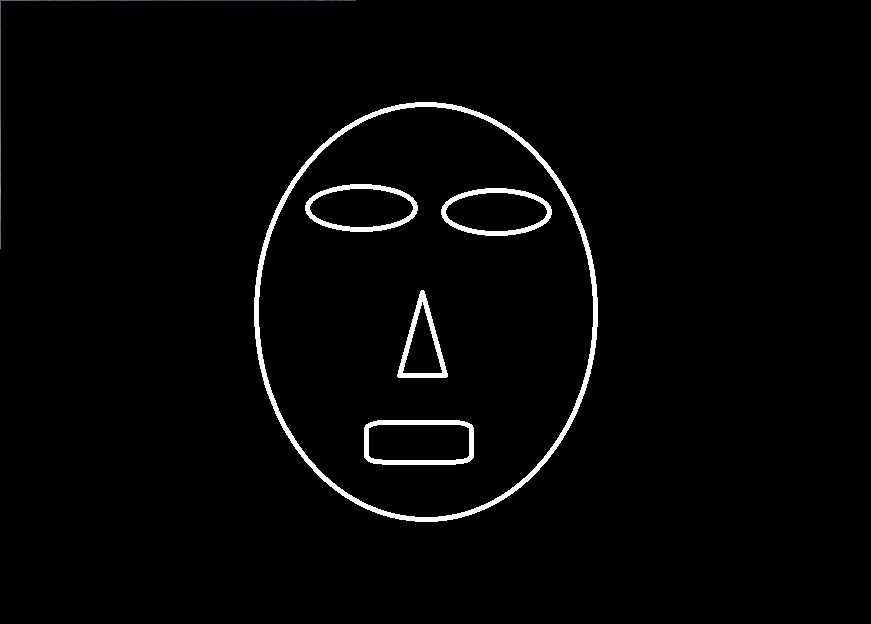
//> input picture code/Opencv-Tutorials/img/1.jpg, 871 x 624 px
$ ./mycv   (built with g++ and OpenCV 4)
//> lines starting //> are read from the running program, lines starting //| are printed output that depends on the picture; after the words box and inside, x2 and y2 are one past the last pixel; in counts of white or black regions, pixels touching at a corner belong together
/**
work by yafeng
*/
#include "stdafx.h"
#include "opencv2/opencv.hpp"
#include <iostream>
#include <iomanip>
using namespace std;
using namespace cv;


/*
图像像素操作：
*/

// [181 lines left out: functions set_value, gammm, elbp, clacHimg, FeatureConv, not called in this run]


/*图像格式转换*/
#include <direct.h>
#include <io.h>
// [46 lines left out: functions con_vert, show_num, not called in this run]

double get_d_point(Point p1, Point p2)
{

	double d = sqrt((p1.x - p2.x)*(p1.x - p2.x) + (p1.y - p2.y)*(p1.y - p2.y));
	return d;
}

double get_rot_angle(Mat& src)
{
	Mat srcImg;
	double angle = 0;
	cvtColor(src, srcImg, CV_BGR2GRAY);
	threshold(srcImg, srcImg, 150, 255, CV_THRESH_BINARY);
	vector<vector<Point>> contours;
	vector<Vec4i> hierarcy;
	findContours(srcImg, contours, hierarcy, CV_RETR_EXTERNAL, CV_CHAIN_APPROX_NONE);
	Mat rotate_dstImage;
	Mat rot_mat(2, 3, CV_32FC1);
	for (int i = 0; i < contours.size(); i++)
	{
		drawContours(src, contours, i, Scalar(0, 255, 0), 2, 8);
		RotatedRect rect = minAreaRect(contours[i]);
		Point2f p[4];
		rect.points(p);
		Point center = rect.center;
		double scale = 1;

		for (int j = 0;j <= 3;j++)
		{
			line(src, p[j], p[(j + 1) % 4], Scalar(0, 0, 255), 2);

		}
		double d1 = get_d_point(p[0], p[3]);
		double d2 = get_d_point(p[2], p[3]);

		angle = (d1 > d2) ? rect.angle : rect.angle + 90; //+ 90.0


	}

	return angle;

}

Mat rot(Mat& src, double src_angle)
{
	Mat srcImg;
	cvtColor(src, srcImg, CV_BGR2GRAY);
	threshold(srcImg, srcImg, 150, 255, CV_THRESH_BINARY);
	vector<vector<Point>> contours;
	vector<Vec4i> hierarcy;
	findContours(srcImg, contours, hierarcy, CV_RETR_EXTERNAL, CV_CHAIN_APPROX_NONE);
	Mat rotate_dstImage;
	Mat rot_mat(2, 3, CV_32FC1);
	for (int i = 0; i < contours.size(); i++)
	{
		drawContours(src, contours, i, Scalar(0, 255, 0), 2, 8);
		RotatedRect rect = minAreaRect(contours[i]);
		Point2f p[4];
		rect.points(p);
		Point center = rect.center;

		double scale = 1;


		for (int j = 0;j <= 3;j++)
		{
			line(src, p[j], p[(j + 1) % 4], Scalar(0, 0, 255), 2);

			//show_num(src, p[j], j);
			//cout << j << ":" << p[j] << endl;
		}
		double d1 = get_d_point(p[0], p[3]);
		double d2 = get_d_point(p[2], p[3]);

		double angle = (d1 > d2) ? rect.angle : rect.angle + 90; //+ 90.0

		cout << i << ":" << angle << endl;
		rot_mat = getRotationMatrix2D(center, -(src_angle - angle), scale);

	}

	warpAffine(src, rotate_dstImage, rot_mat, src.size());

	return rotate_dstImage;
}

int main(int argc, char** argv)
{

	// [14 lines of commented-out code are left out]

	Mat img = imread("1.jpg", 1);
//> img is the input picture: 624 rows x 871 cols, CV_8UC3; mean B, G, R 5.2, 5.2, 5.2
	double angle = get_rot_angle(img);
//> in get_rot_angle, `threshold(srcImg, srcImg, 150, 255, CV_THRESH_BINARY);`:
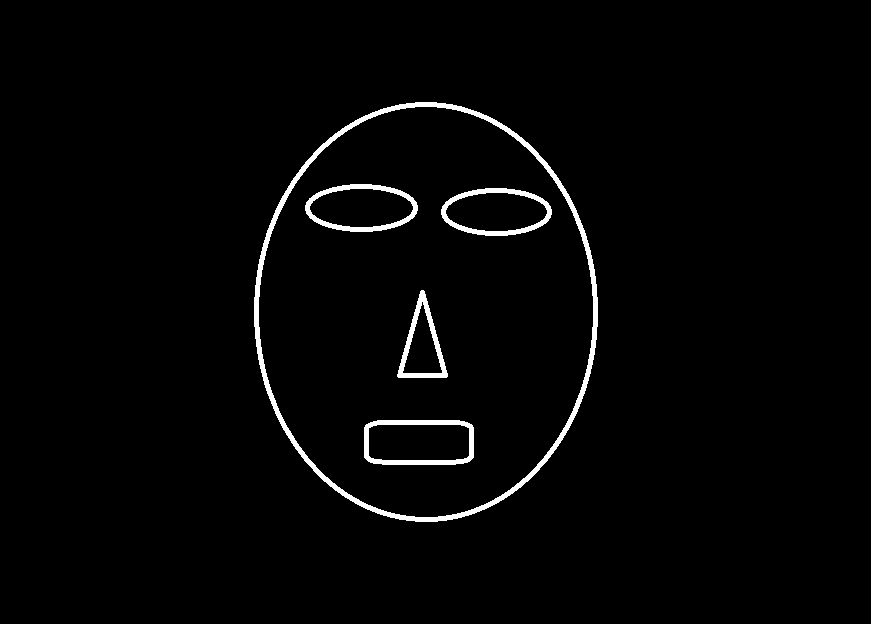
//> srcImg: 624 rows x 871 cols, CV_8UC1; 2% white; 5 white regions
//> in get_rot_angle, `findContours(srcImg, contours, hierarcy, CV_RETR_EXTERNAL, CV_CHAIN_AP..`: contours = 1 contour; box (x1, y1, x2, y2) and area: (254, 102, 598, 522) 112920
//> the loop in get_rot_angle, `for (int i = 0; i < contours.size(); i++)` made 1 pass
//> (rect, center, d in get_d_point, d1, d in get_d_point (second call), d2, angle) on pass 1: (centre (425.5, 311.5), size (419, 343), angle -90, Point(426, 312), 419, 419, 343, 343, -90)
//> after the loop in get_rot_angle, `for (int i = 0; i < contours.size(); i++)`:
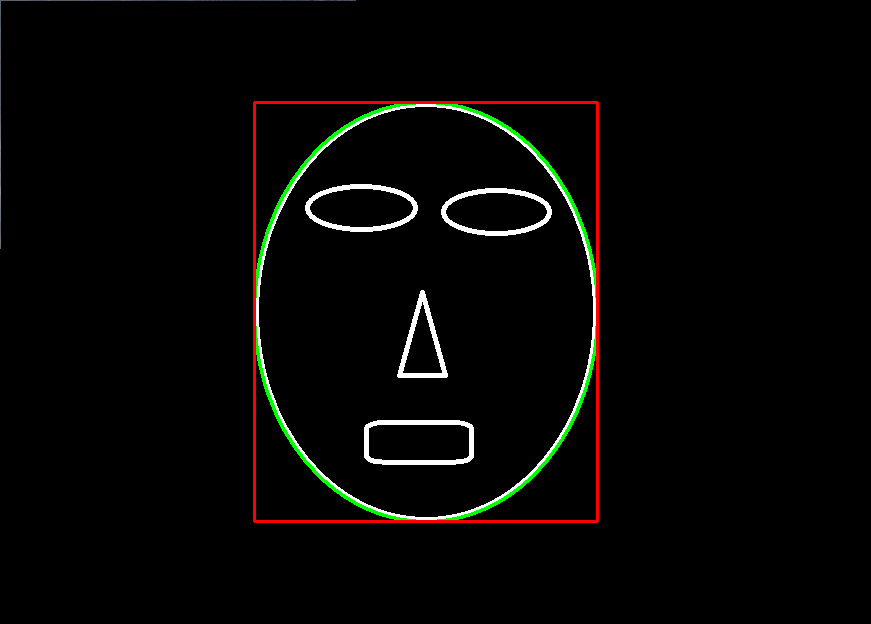
//> src: 624 rows x 871 cols, CV_8UC3; 1.5% of pixels changed, all inside (x1, y1, x2, y2) = (253, 101, 599, 523)
//> angle = -90
	imshow("src", img);

	Mat img2 = imread("3.jpg", 1);
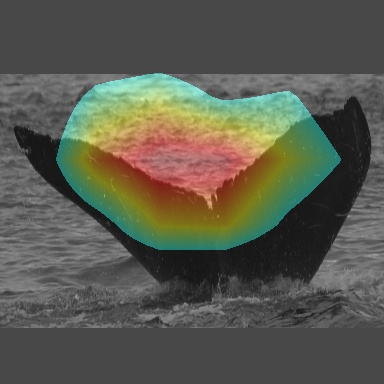
//> input picture code/kaggle/whale/vis/3.jpg, 384 x 384 px
//> img2 is the input picture: 384 rows x 384 cols, CV_8UC3; mean B, G, R 78.7, 90.4, 89.5
	Mat dst2 = rot(img2, angle);
//> in rot, `cvtColor(src, srcImg, CV_BGR2GRAY);`:
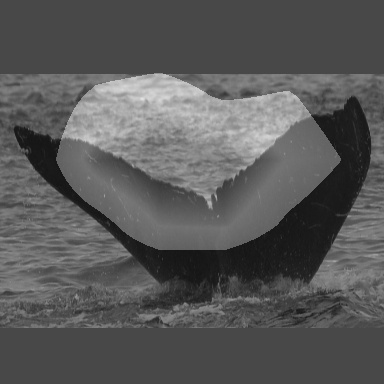
//> srcImg: 384 rows x 384 cols, CV_8UC1; min 17, max 225, mean 88.8
//> in rot, `threshold(srcImg, srcImg, 150, 255, CV_THRESH_BINARY);`:
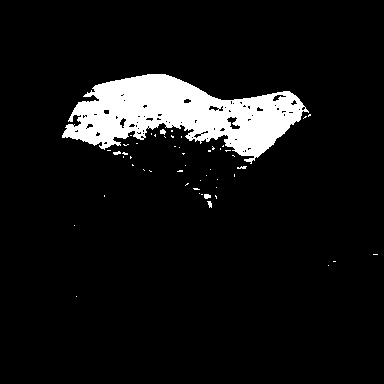
//> srcImg: 384 rows x 384 cols, CV_8UC1; 7.8% white; 52 white regions (46 under 20 px)
//> in rot, `findContours(srcImg, contours, hierarcy, CV_RETR_EXTERNAL, CV_CHAIN_AP..`: contours = 52 contours, 51 with area under 20; largest, box (x1, y1, x2, y2) and area: (62, 74, 309, 164) 11354
//> the loop in rot, `for (int i = 0; i < contours.size(); i++)` made 52 passes
//> (rect, center, d in get_d_point, d1, d in get_d_point (second call), d2, angle, rot_mat) on passes 6, 7, 8, 10: (centre (209.6, 203.8), size (3.2, 7), angle -18.4, Point(210, 204), 3.16, 3.16, 7.28, 7.28, 71.57, [[-0.949, 0.316, 344.7], [-0.316, -0.949, 463.9]]), (centre (215.7, 196.4), size (0.9, 3.1), angle -26.6, Point(216, 196), 1, 1, 3.61, 3.61, 63.43, [[-0.894, 0.447, 321.5], [-0.447, -0.894, 467.9]]), (centre (104, 195.5), size (1, 0), angle -90, Point(104, 196), 1, 1, 0, 0, -90, [[1, 0, 0], [0, 1, 0]]), (centre (201.5, 194), size (0, 1), angle -90, Point(202, 194), 0, 0, 1, 1, 0, [[6.12e-17, 1, 8], [-1, 6.12e-17, 396]])
//> (rect, d in get_d_point, d1, d in get_d_point (second call), d2, angle, rot_mat) on passes 2, 3, 4, 9, 11, 13: (centre (328, 265), size (0, 0), angle -90, 0, 0, 0, 0, 0, [[6.12e-17, 1, 63], [-1, 6.12e-17, 593]]), (centre (334, 261), size (0, 2), angle -90, 0, 0, 2, 2, 0, [[6.12e-17, 1, 73], [-1, 6.12e-17, 595]]), (centre (375, 254), size (0, 4), angle -90, 0, 0, 4, 4, 0, [[6.12e-17, 1, 121], [-1, 6.12e-17, 629]]), (centre (207, 196), size (4, 6), angle -90, 4, 4, 6, 6, 0, [[6.12e-17, 1, 11], [-1, 6.12e-17, 403]]), (centre (199, 193), size (0, 0), angle -90, 0, 0, 0, 0, 0, [[6.12e-17, 1, 6], [-1, 6.12e-17, 392]]), (centre (216, 187), size (0, 0), angle -90, 0, 0, 0, 0, 0, [[6.12e-17, 1, 29], [-1, 6.12e-17, 403]])
//| 0:0
//| 1:0
//| 2:0
//| 3:0
//| 4:0
//| 5:71.565
//| 6:63.4349
//| 7:-90
//> (output is shown up to pass 8 of 52)
//> after the loop in rot, `for (int i = 0; i < contours.size(); i++)`:
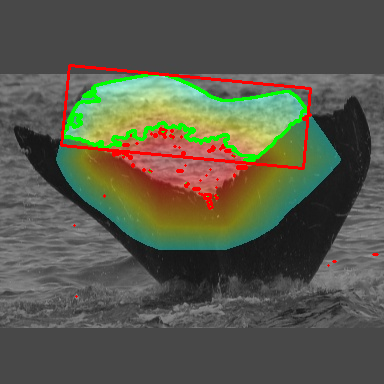
//> src: 384 rows x 384 cols, CV_8UC3; 3.63% of pixels changed, all inside (x1, y1, x2, y2) = (60, 64, 379, 298)
//> in rot, `warpAffine(src, rotate_dstImage, rot_mat, src.size());`:
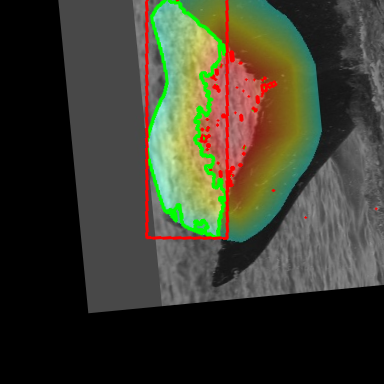
//> rotate_dstImage: 384 rows x 384 cols, CV_8UC3; mean B, G, R 47.2, 62.2, 61.7
	imshow("src2", img2);
	imshow("dst2", dst2);
	waitKey(0);

}
